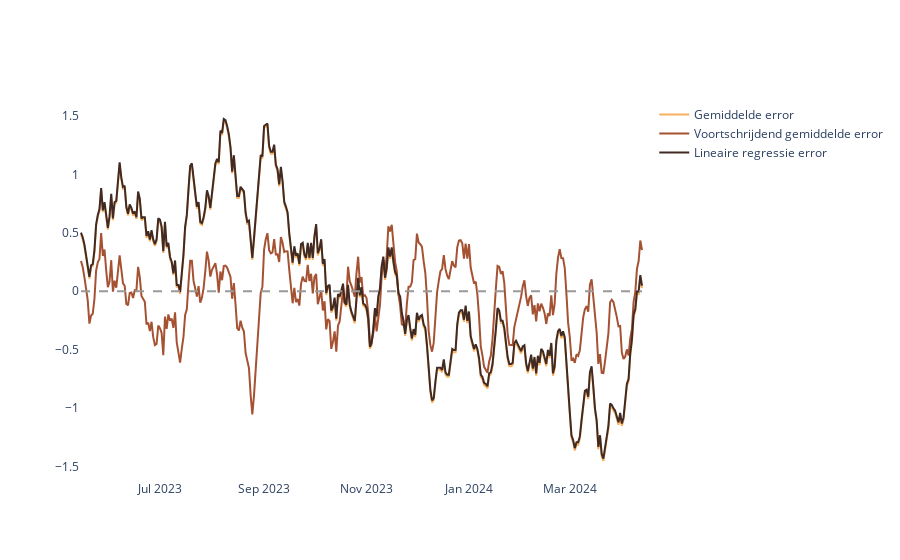
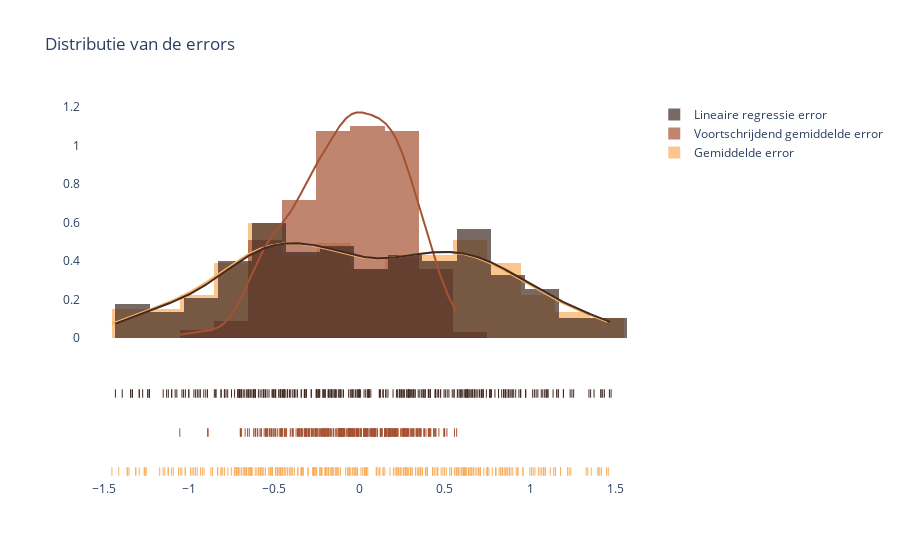

Here is the notebook cell these charts were saved with, in order:
### Code cell
# Welk model is goed? Hoe evalueer je dit?
# Stap 4: Testen van je algoritme

# Plot twee grafieken:
# 1. Error van alle voorspellingen als timeseries voor testdata
# 2. Error als histogram / distributie voor testdata
onderzoek_afwijkingen(df=df_voorspelling, 
                      onderwerp=onderwerp, 
                      start='2023-05-15',
                      end=df_voorspelling.index.max()) # base_col, start en end zorgen dat deze uit de settings komen

### Figure 1 — Plotly figure (JSON) as saved in the notebook; plotly's stock layout.template omitted (floating-point values rounded to 4 significant figures; data arrays with more than 128 entries replaced by an {"elided": "..."} marker saying what was removed)
{"data": [{"line": {"color": "#F8AF5E"}, "mode": "lines", "name": "Gemiddelde error", "type": "scatter", "x": {"elided": "335 str values"}, "y": {"elided": "335 float values"}}, {"line": {"color": "#a55233"}, "mode": "lines", "name": "Voortschrijdend gemiddelde error", "type": "scatter", "x": {"elided": "335 str values"}, "y": {"elided": "335 float values"}}, {"line": {"color": "#402a23"}, "mode": "lines", "name": "Lineaire regressie error", "type": "scatter", "x": {"elided": "335 str values"}, "y": {"elided": "335 float values"}}], "layout": {"paper_bgcolor": "white", "plot_bgcolor": "white", "shapes": [{"line": {"color": "#999999", "dash": "dash", "width": 2}, "type": "line", "x0": "2023-05-15T00:00:00", "x1": "2024-04-13T00:00:00", "y0": 0, "y1": 0}]}}

### Figure 2 — Plotly figure (JSON) as saved in the notebook; plotly's stock layout.template omitted (floating-point values rounded to 4 significant figures; data arrays with more than 128 entries replaced by an {"elided": "..."} marker saying what was removed)
{"data": [{"autobinx": false, "histnorm": "probability density", "legendgroup": "Gemiddelde error", "marker": {"color": "#F8AF5E"}, "name": "Gemiddelde error", "opacity": 0.7, "type": "histogram", "x": {"elided": "335 float values"}, "xaxis": "x", "xbins": {"end": 1.457, "size": 0.2, "start": -1.453}, "yaxis": "y"}, {"autobinx": false, "histnorm": "probability density", "legendgroup": "Voortschrijdend gemiddelde error", "marker": {"color": "#a55233"}, "name": "Voortschrijdend gemiddelde error", "opacity": 0.7, "type": "histogram", "x": {"elided": "335 float values"}, "xaxis": "x", "xbins": {"end": 0.5686, "size": 0.2, "start": -1.054}, "yaxis": "y"}, {"autobinx": false, "histnorm": "probability density", "legendgroup": "Lineaire regressie error", "marker": {"color": "#402a23"}, "name": "Lineaire regressie error", "opacity": 0.7, "type": "histogram", "x": {"elided": "335 float values"}, "xaxis": "x", "xbins": {"end": 1.474, "size": 0.2, "start": -1.432}, "yaxis": "y"}, {"legendgroup": "Gemiddelde error", "marker": {"color": "#F8AF5E"}, "mode": "lines", "name": "Gemiddelde error", "showlegend": false, "type": "scatter", "x": {"elided": "500 float values"}, "xaxis": "x", "y": {"elided": "500 float values"}, "yaxis": "y"}, {"legendgroup": "Voortschrijdend gemiddelde error", "marker": {"color": "#a55233"}, "mode": "lines", "name": "Voortschrijdend gemiddelde error", "showlegend": false, "type": "scatter", "x": {"elided": "500 float values"}, "xaxis": "x", "y": {"elided": "500 float values"}, "yaxis": "y"}, {"legendgroup": "Lineaire regressie error", "marker": {"color": "#402a23"}, "mode": "lines", "name": "Lineaire regressie error", "showlegend": false, "type": "scatter", "x": {"elided": "500 float values"}, "xaxis": "x", "y": {"elided": "500 float values"}, "yaxis": "y"}, {"legendgroup": "Gemiddelde error", "marker": {"color": "#F8AF5E", "symbol": "line-ns-open"}, "mode": "markers", "name": "Gemiddelde error", "showlegend": false, "type": "scatter", "x": {"elided": "335 float values"}, "xaxis": "x", "y": {"elided": "335 str values"}, "yaxis": "y2"}, {"legendgroup": "Voortschrijdend gemiddelde error", "marker": {"color": "#a55233", "symbol": "line-ns-open"}, "mode": "markers", "name": "Voortschrijdend gemiddelde error", "showlegend": false, "type": "scatter", "x": {"elided": "335 float values"}, "xaxis": "x", "y": {"elided": "335 str values"}, "yaxis": "y2"}, {"legendgroup": "Lineaire regressie error", "marker": {"color": "#402a23", "symbol": "line-ns-open"}, "mode": "markers", "name": "Lineaire regressie error", "showlegend": false, "type": "scatter", "x": {"elided": "335 float values"}, "xaxis": "x", "y": {"elided": "335 str values"}, "yaxis": "y2"}], "layout": {"barmode": "overlay", "hovermode": "closest", "legend": {"traceorder": "reversed"}, "plot_bgcolor": "#ffffff", "title": {"text": "Distributie van de errors"}, "xaxis": {"anchor": "y2", "domain": [0, 1], "zeroline": false}, "yaxis": {"anchor": "free", "domain": [0.35, 1], "position": 0}, "yaxis2": {"anchor": "x", "domain": [0, 0.25], "dtick": 1, "showticklabels": false}}}
